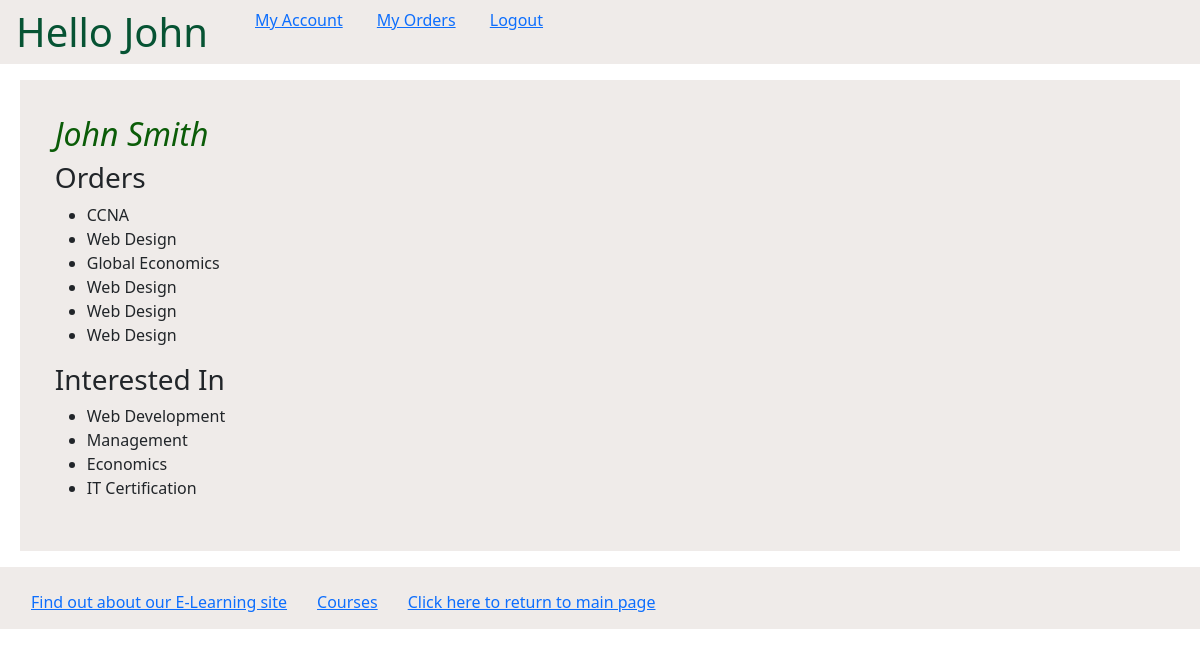
The page /myapp/my_account/ (signed in) on the database its author committed.
### myapp/models.py (models this page shows, shortened)
class Order(models.Model):
    ORDER_CHOICES = [(0, 'Cancelled'), (1, 'Order Confirmed')]
    course = models.ForeignKey(Course, on_delete=models.CASCADE, )
    student = models.ForeignKey(Student, on_delete=models.CASCADE)
    levels = models.PositiveIntegerField()
    order_status = models.IntegerField(choices=ORDER_CHOICES, default=1)
    order_date = models.DateField(default=django.utils.timezone.now())

class Course(models.Model):
    topic = models.ForeignKey(Topic, related_name='courses', on_delete=models.CASCADE)
    name = models.CharField(max_length=200)
    price = models.DecimalField(max_digits=10, decimal_places=2, validators=[validateprice])
    for_everyone = models.BooleanField(default=True)
    description = models.TextField(max_length=300, null=True, blank=True)
    interested = models.PositiveIntegerField(default=0)
    stages = models.PositiveIntegerField(default=3)
    def __str__(self):
        return f"{self.name}"

class Topic(models.Model):
    name = models.CharField(max_length=200)
    category = models.CharField(max_length=200)

### myapp/views.py (the view)
# urls.py: path(r'my_account/', views.myaccount, name='myaccount'),
@login_required
def myaccount(request):
    students = Student.objects.filter(pk=request.user.id)
    if len(students) == 1:
        student = students[0]
        return render(request, 'myapp/myaccount.html', {'fullName': student.first_name + " " + student.last_name,
        'orders': student.order_set.all(), 'interested_in': student.interested_in.all()})
    else:
        return HttpResponse('You are not a registered student!')

### templates/myapp/myaccount.html
{% extends 'myapp/base.html' %}
{% block body_block %}
    <div style="background-color: #efebe9; padding: 3%;">
<h2> {{ fullName }} </h2>
    {% if orders %}
        <h3>Orders</h3>
        <ul>
            {% for order in orders %}
                <li>{{ order.course }}</li>
            {% endfor %}
        </ul>
    {% else %}
        <h2>You don't have any orders</h2>
    {% endif %}
    {% if interested_in %}
        <h3>Interested In</h3>
        <ul>
            {% for topic in interested_in %}
                <li>{{ topic.name }}</li>
            {% endfor %}
        </ul>
    {% else %}
        <h2>You don't have any Interests</h2>
    {% endif %}
    </div>
{% endblock %}

### templates/myapp/base.html (shortened to what this page needs)
<!DOCTYPE html>
{% load static %}
<html>
  <head>
    <link
      rel="stylesheet"
      type="text/css"
      href="{% static 'myapp/style.css' %}"
    />
  <link href="https://cdn.jsdelivr.net/npm/bootstrap@5.2.0/dist/css/bootstrap.min.css" rel="stylesheet">
  </head>
  <body>
    <nav class="navbar navbar-light navbar-expand-lg px-3 pb-0" style="background-color: #efebe9;">
          <div class="collapse navbar-collapse" id="navbarNav">
          <ul class="navbar-nav">
               <li class="nav-item active" style="font-weight: bold">
          <h1 style="    text-align: center;">{% block myhdg %}Hello {{ request.user.first_name }}{% endblock %}</h1>
               </li>
        {% if request.user.is_authenticated %}
            <ul>
             <li class="hbar1 "><a href = "{% url 'myapp:myaccount' %}">My Account</a></li>
            <li class="hbar1"><a href = "{% url 'myapp:myorders' %}">My Orders</a></li>
            <li class="hbar1"><a href = "{% url 'myapp:user_logout' %}">Logout</a></li>
            </ul>
      {% else %}
            <div>
                <li class="hbar1"><a href = "{% url 'myapp:user_login' %}">Login</a></li>
            <li class="hbar1"><a href = "{% url 'myapp:registerstudent' %}">Register</a></li>
            </div>
      {% endif %}
          </ul>
          </div></nav>
    <div class="lg-3 md-5 sm-6 mx-1 p-3">{% block body_block %}*** {% endblock %}</div>
{% if request.user.is_authenticated %}
    <div><nav class="navbar navbar-light navbar-expand-lg px-3 pb-0" style="background-color: #efebe9;">
        <div class="collapse navbar-collapse" id="navbarNav">
        <ul class="navbar-nav">
        <li class="hbar1">
          <a href="/myapp/about/">Find out about our E-Learning site</a>
        </li>
          <li class="hbar1">
          <a href="{% url 'myapp:courses' %}">Courses</a>
        </li>
        <li class="hbar1">
          <a href="{% url 'myapp:index' %}">Click here to return to main page</a
          ><br />
        </li>
      </ul>
        </div></nav>
    </div>
  {% endif %}
  </body>
</html>

### myapp/static/myapp/style.css (style rules this page uses)
.hbar1 { display:inline; margin:15px; }
body { background-color: rgb(167, 193, 182); color: rgb(86 27 139); }
h1 { font-size:50px; color:#065333; font-style:normal; }
h2 { font-size:20px; color:rgb(11, 92, 8); font-style:italic; }

### rows shown on the page
Order: course "CCNA"
Order: course "Web Design"
Order: course "Global Economics"
Order: course "Web Design"
Order: course "Web Design"
Order: course "Web Design"
Topic: name "Web Development"
Topic: name "Management"
Topic: name "Economics"
Topic: name "IT Certification"

### other values the page prints
{{ request.user.first_name }} "John"
{{ fullName }} "John Smith"
